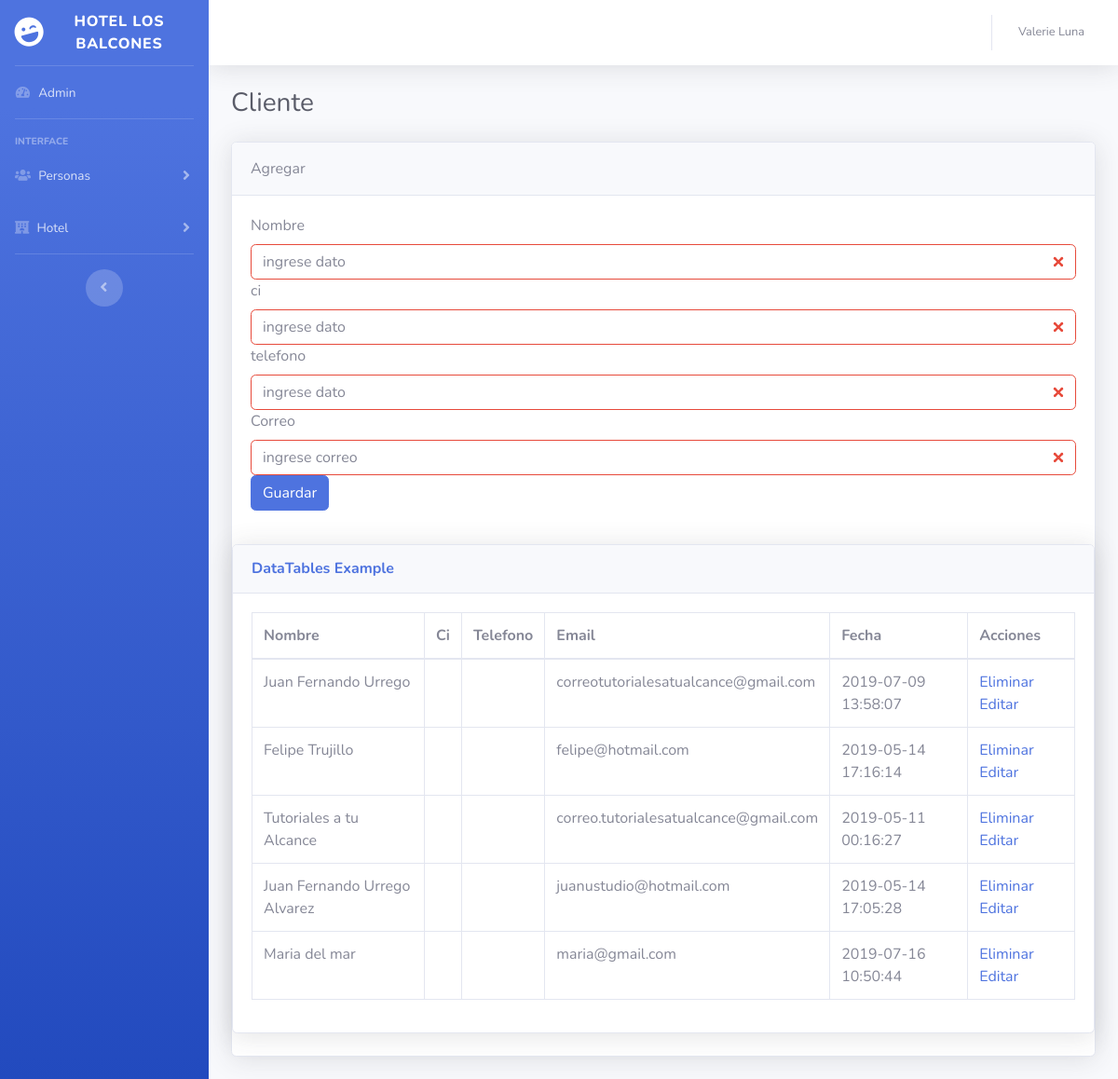
The app's page /presentacion/usuarios.php with its own data.
### tables this page shows
CREATE TABLE `usuarios` (
  `id_u` int(11) NOT NULL,
  `nombre` text NOT NULL,
  `password` text NOT NULL,
  `email` text NOT NULL,
  `foto` text NOT NULL,
  `fecha` timestamp NOT NULL DEFAULT current_timestamp() ON UPDATE current_timestamp()
);

### datos/conexion.php (called while the page is built, shortened)
<?php
 class Conexion{
    private static $instance = null;
    private $pdo;
    private $driver='mysql';
    private $host='localhost';
    private $user='root';
    private $pass='';
    private $dbName='reservas-hotel-lite';
    private function __construct(){
        try {
            $this->pdo = new PDO("{$this->driver}:host={$this->host};dbname={$this->dbName};",$this->user,$this->pass);
            $this->pdo->setAttribute(PDO::ATTR_ERRMODE,PDO::ERRMODE_EXCEPTION);
        } catch (PDOException $e) {
            echo $e->getMessage();
        }
    }
    public static function getInstance(){
        if (!self::$instance) {
            self::$instance = new Conexion();
        }
        return self::$instance;
    }
    public function getConnection()
    {
      return $this->pdo;
    }
 }

### negocio/NUsuario.php (called while the page is built, shortened)
<?php
    include_once('../datos/DUsuario.php');
    class NUsuario{
        private $usuario;
        public function __construct(){
            $this->usuario = new DUsuario();
        }
        public function getAll(){
           return $this->usuario->getAll();
        }
    }
?>

### datos/DUsuario.php (called while the page is built, shortened)
<?php
    include_once('conexion.php');
    class DUsuario{
        public $pdo;
 public function __construct(){
        $this->pdo = Conexion::getInstance()->getConnection();
   }
 public function getAll(){
       try {
        $stm=$this->pdo->prepare("SELECT * FROM usuarios");
        $stm->execute();
        return $stm->fetchAll(PDO::FETCH_OBJ);
       } catch (PDOException $e) {
            echo $e->getMessage();
        }
    }
    }

### presentacion/usuarios.php (the view, shortened to what this page needs)
<?php
include_once('includes/header.php');
include_once('../negocio/NUsuario.php');
$usuarios = new NUsuario;
?>
<div class="d-sm-flex align-items-center justify-content-between mb-4">
  <h1 class="h3 mb-0 text-gray-800">Cliente</h1>
</div>
<div class="card shadow mb-4">
  <div class="card-header py-3">
    Agregar
  </div>
  <div class="card-body">
    <form action="../negocio/NUsuario.php" class="was-validated" method="POST" enctype="multipart/form-data">
      <div class="form-group">
        <label for="uname">Nombre</label>
        <input type="text" class="form-control" id="uname" placeholder="ingrese dato" name="nombre" required>
        <label for="uname">ci</label>
        <input type="text" class="form-control" id="ci" placeholder="ingrese dato" name="ci" required>
        <label for="uname">telefono</label>
        <input type="text" class="form-control" id="telefono" placeholder="ingrese dato" name="telefono" required>
        <label for="uname">Correo</label>
        <input type="text" class="form-control" id="uname" placeholder="ingrese correo" name="email" required>
        <button type="submit" class="btn btn-primary">Guardar</button>
      </div>
  </div>
  <div class="card shadow mb-4">
    <div class="card-header py-3">
      <h6 class="m-0 font-weight-bold text-primary">DataTables Example</h6>
    </div>
    <div class="card-body">
      <div class="table-responsive">
        <table class="table table-bordered" id="dataTable" width="100%" cellspacing="0">
          <thead>
            <tr>
              <th>Nombre</th>
              <th>Ci</th>
              <th>Telefono</th>
              <th>Email</th>
              <th>Fecha</th>
              <th>Acciones</th>
            </tr>
          </thead>
          <tbody>
            <?php foreach ($usuarios->getAll() as $usuario) : ?>
              <tr>
                <td><?php echo $usuario->nombre ?></td>
                <td><?php echo $usuario->ci ?></td>
                <td><?php echo $usuario->telefono ?></td>
                <td><?php echo $usuario->email ?></td>
                <td><?php echo $usuario->fecha ?></td>
                <td>
                  <a href="../negocio/NUsuario.php?delete_id=<?php echo $usuario->id_u; ?>">Eliminar</a>
                  <a href="usuarios_edit.php?id_edit=<?php echo $usuario->id_u; ?>">Editar</a>
                </td>
              </tr>
            <?php endforeach; ?>
          </tbody>
        </table>
      </div>
    </div>
  </div>
  <?php
  include_once('includes/footer.php');
  ?>

### records on screen
usuarios: nombre "Juan Fernando Urrego", email "correotutorialesatualcance@gmail.com", fecha "2019-07-09 13:58:07"
usuarios: nombre "Felipe Trujillo", email "felipe@hotmail.com", fecha "2019-05-14 17:16:14"
usuarios: nombre "Tutoriales a tu Alcance", email "correo.tutorialesatualcance@gmail.com", fecha "2019-05-11 00:16:27"
usuarios: nombre "Juan Fernando Urrego Alvarez", email "juanustudio@hotmail.com", fecha "2019-05-14 17:05:28"
usuarios: nombre "Maria del mar", email "maria@gmail.com", fecha "2019-07-16 10:50:44"
